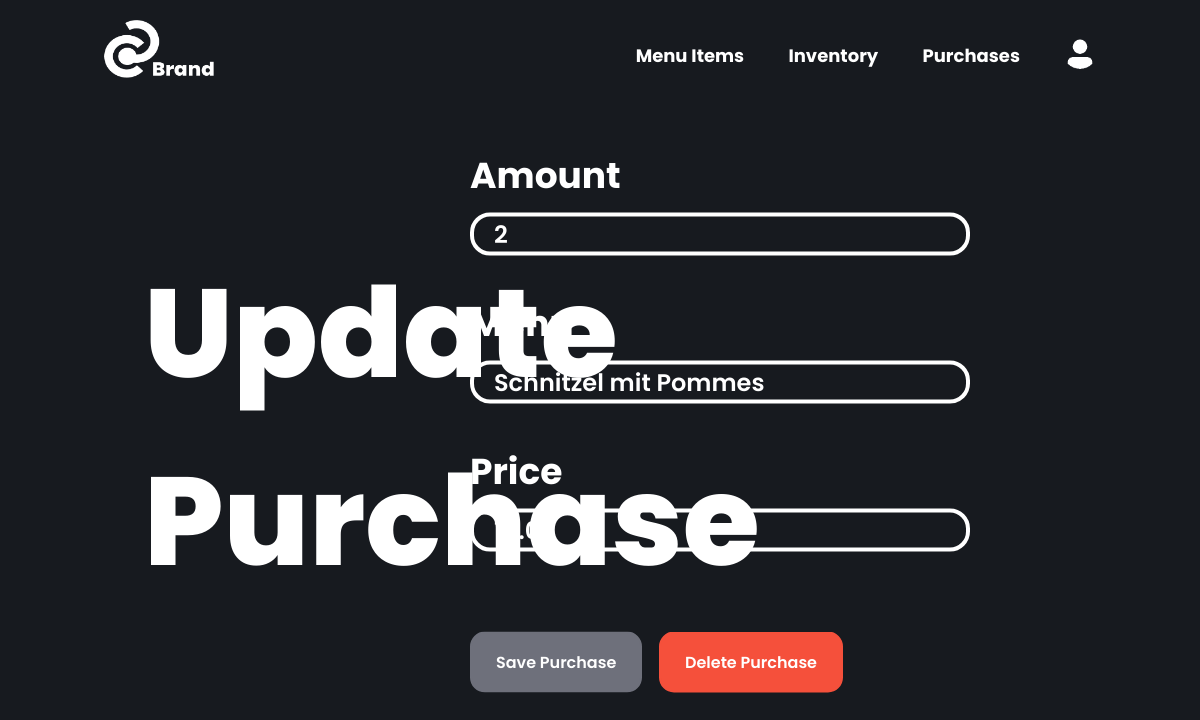
Screenshot of /purchases/4 (signed in) with the database file from the repository.
### restaurant/models.py (models this page shows, shortened)
class Purchase(models.Model):
    item_amount = models.IntegerField(default=0, blank=False)
    item_name = models.ForeignKey(MenuItem, on_delete=models.SET_NULL, null=True, blank=False)
    pre_delete_item_name = models.CharField(max_length=100, default="-")
    price = models.FloatField(default=0, null=True, blank=False)
    purchase_time = models.DateTimeField()

class MenuItem(models.Model):
    menu_name = models.CharField(max_length=100, blank=False)
    menu_price = models.FloatField(default=0, blank=False)
    menu_ingredients = models.JSONField(default=0, null=True, blank=False)
    def __str__(self):
        return self.menu_name

### restaurant/views.py (the view, shortened to what this page needs)
# urls.py: path('purchases/<int:pk>', views.purchase_update, name='purchase_update'),
@login_required
def purchase_update(request, pk):
    objects = Purchase.objects.get(pk=pk)
    context = {"form": PurchaseUpdateForm, "fields": objects, "pk": pk}
    return render(request, 'purchase_update_form.html', context)

### templates/purchase_update_form.html (shortened to what this page needs)
{% extends 'base.html' %}
{% block content %}
<h1 class="site--heading">Update<br>Purchase</h1>
<div class="purchase-form-container">
  <div class="form--form--container">
    <form id="purchase-form" action="" method="POST">
      <p>
        <label class="form--heading" for="id_item_amount">Amount</label>
        <input class="form--inputbox" type="number" name="item_amount" maxlength="100" required="" id="id_item_amount" value="{{fields.item_amount}}">
      </p>
      <p>
        <label class="form--heading" for="id_item_name">Menu</label>
        {% if fields.item_name != None %}
        <input class="form--inputbox" type="text" name="item_name" step="any" required="" id="id_item_name" value="{{fields.item_name}}" readonly>
        {% else %}
        <input class="form--inputbox" type="text" name="item_name" step="any" required="" id="id_item_name" value="{{fields.pre_delete_item_name}}" readonly>
        {% endif %}
      </p>
      <p>
        <label class="form--heading" for="id_price">Price</label>
        <input class="form--inputbox" type="number" name="price" maxlength="50" required="" id="id_price" value="{{fields.price}}">
      </p>
      <div class="form--button--container">
        <input class="form--submitbutton" type="submit" value="Save Purchase" disabled/>
        <a href="{% url 'purchase_delete' pk %}" class="entry--deletebutton">Delete Purchase</a>
      </div>
    </div>
  </div>
{% endblock %}

### static/restaurant/styles.css (style rules this page uses)
* { margin: 0; padding: 0; box-sizing: border-box; font-family: "Poppins", sans-serif; }
body { min-height: 100vh; background-color: #171a1f; }
.menu-items-form-container, .ingredient-form-container, .purchase-form-container { position: fixed; top: 50%; left: 60%; transform: translate(-50%, -50%); display: flex; flex-wrap: wrap; max-width: max-content; justify-content: left; }
.site--heading { position: fixed; top: 30%; left: 12%; color: white; font-size: 125px; font-weight: 800; }
.form--submitbutton { appearance: none; background-color: #6E707B; border: 2px solid #6E707B; border-radius: 15px; box-sizing: border-box; color: #FFFFFF; cursor: pointer; display: inline-block; font-size: 16px; font-weight: 600; line-height: normal; margin: 0; min-height: 60px; min-width: 140px; outline: none; padding: 16px 24px; text-align: center; text-decoration: none; transition: all 300ms cubic-bezier(.23, 1, 0.32, 1); user-select: none; -webkit-user-select: none; touch-action: manipulation; width: fit-content; will-change: transform; position: relative; }
.form--submitbutton:disabled { pointer-events: none; }
.entry--deletebutton, .cancel--create--button { appearance: none; background-color: #F5503B; border: 2px solid #F5503B; border-radius: 15px; box-sizing: border-box; color: #FFFFFF; cursor: pointer; display: inline-block; font-size: 16px; font-weight: 600; line-height: normal; margin: 0; min-height: 60px; min-width: 140px; outline: none; padding: 16px 24px; text-align: center; text-decoration: none; transition: all 300ms cubic-bezier(.23, 1, 0.32, 1); user-select: none; -webkit-user-select: none; touch-action: manipulation; width: fit-content; will-change: transform; position: relative; left: 1vw; }
.form--button--container { position: relative; top: 5vh; }
.form--heading { color: white; font-size: 36px; font-weight: 700; display: block; margin-bottom: 10px; }
.form--inputbox { text-align: left; font-size: 24px; font-weight: 600; background-color: transparent; border-radius: 20px; border: 4px solid white; color: white; margin-bottom: 40px; padding-left: 20px; }

### rows the page displays
Purchase: item_amount "2", item_name "Schnitzel mit Pommes", price "14.0"
